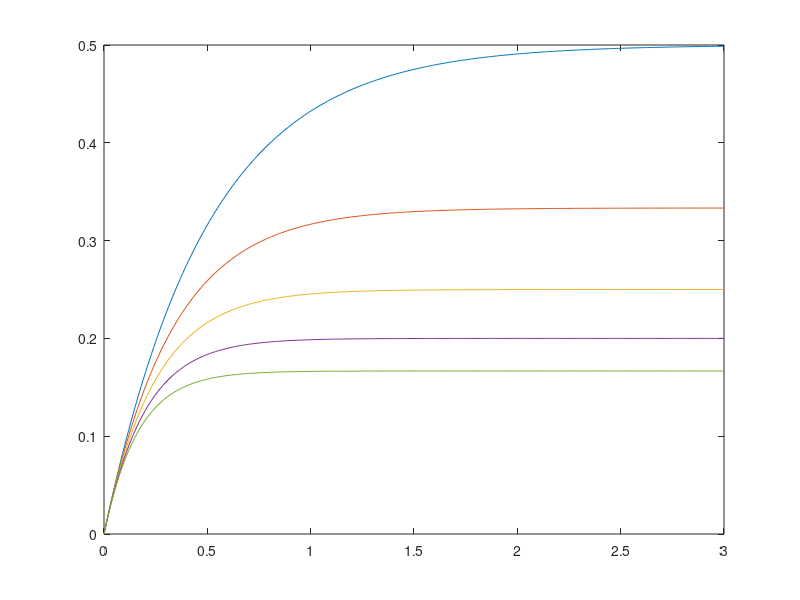

Reproduce this figure in MATLAB.
%Quinta questão
clear all

f1 = tf([1], [1 1]);

k = [1 2 3 4 5];

tempo = 0:0.01:3;

for i=1:length(k)
    [y(:,i), t] = step(feedback(f1, k(i)), tempo);
end

plot(t, y)

